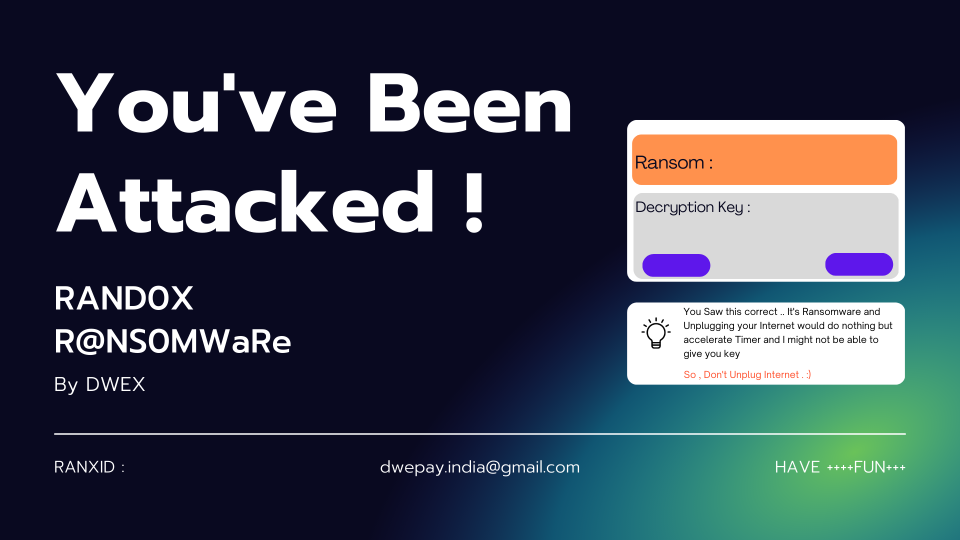
#> input picture CC-12.png, 1920 x 1080 px (shown at 1/2 size)
$ python scratch_8.py
#> lines starting #> are read from the running program, lines starting #| are printed output that depends on the picture
from PIL import ImageFont
from PIL import Image
from PIL import ImageDraw
img=Image.open('CC-12.png')
#> img is the input picture: PIL image 1920x1080 RGBA; mean R, G, B, A 58.7, 69.1, 82.3, 255
I1 = ImageDraw.Draw(img)
myFont = ImageFont.truetype('arial.ttf', 35)
myFont1 = ImageFont.truetype('arial.ttf', 40)
OTP1="RANXIDHFDOWJ88892992"
zs="0.000001001 BTC"
# text ko add kiya on image .. using myfont1 & 0
I1.text((270, 916), OTP1,font=myFont, fill=(255, 255, 255))
I1.text((1440, 305), zs,font=myFont1, fill=(255, 255, 255))
img.save("CC-12-1.png")
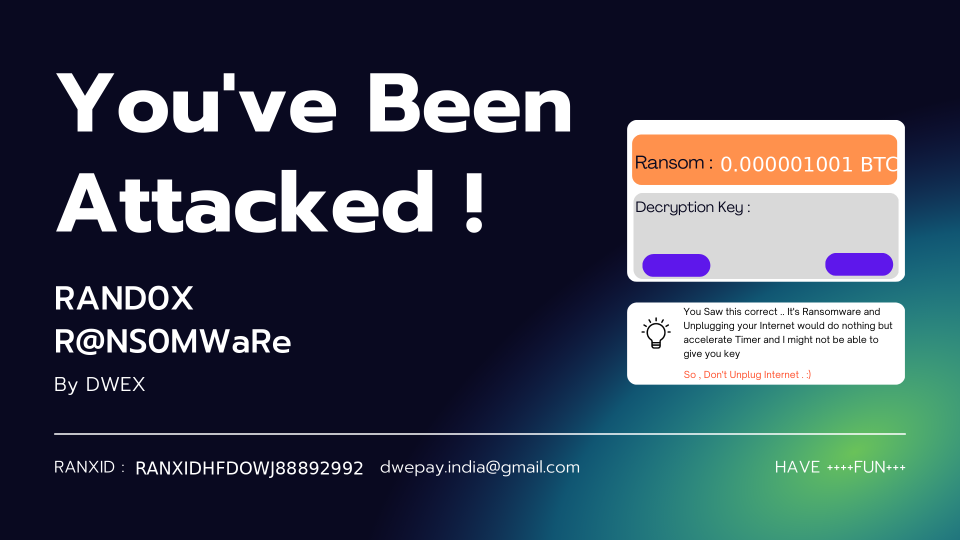
#> saved as CC-12-1.png: PIL image 1920x1080 RGBA (shown at 1/2 size); mean R, G, B, A 59.2, 69.7, 83, 255
